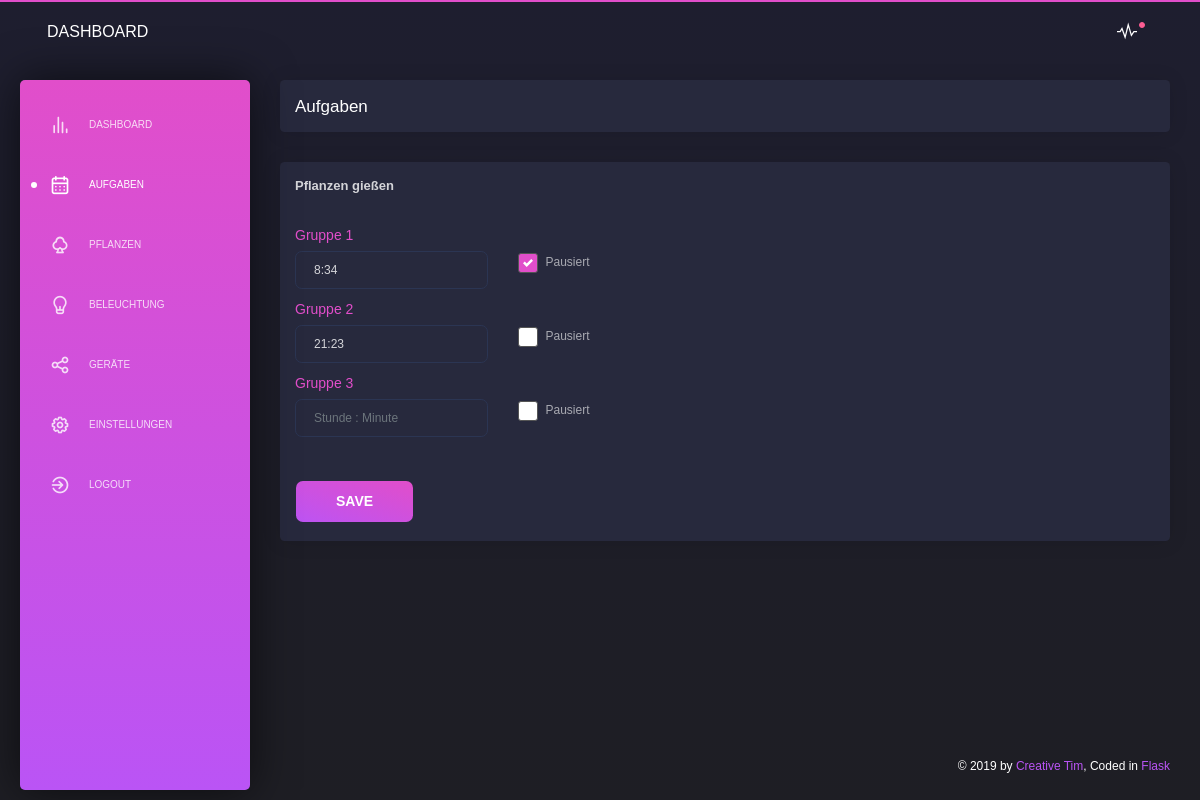
The page /tasks (signed in) on the database its author committed.
### app/database/models.py (models this page shows)
class Scheduler_Tasks(db.Model):
    __tablename__ = 'scheduler_tasks'
    id     = db.Column(db.Integer, primary_key=True, autoincrement = True)
    name   = db.Column(db.String(50), unique=True)
    task   = db.Column(db.String(50))
    hour   = db.Column(db.Integer)
    minute = db.Column(db.Integer)
    pause  = db.Column(db.String(50))

### app/sites/tasks.py (the view, shortened to what this page needs)
@app.route('/tasks', methods=['GET', 'POST'])
@login_required
@permission_required
def tasks():
    error_message_change_settings_plants   = []
    success_message_change_settings_plants = []
    plants_group_1 = GET_SCHEDULER_TASK_BY_NAME("plants_group_1")
    plants_group_2 = GET_SCHEDULER_TASK_BY_NAME("plants_group_2")
    plants_group_3 = GET_SCHEDULER_TASK_BY_NAME("plants_group_3")
    data = {'navigation': 'tasks', 'notification': ''}
    return render_template('layouts/default.html',
                            data=data,
                            content=render_template( 'pages/tasks.html',
                                                    error_message_change_settings_plants=error_message_change_settings_plants,
                                                    success_message_change_settings_plants=success_message_change_settings_plants,
                                                    plants_group_1=plants_group_1,
                                                    plants_group_2=plants_group_2,
                                                    plants_group_3=plants_group_3,
                                                    )
                           )

### app/database/models.py (called while the page is built)
def GET_SCHEDULER_TASK_BY_NAME(name):
    for task in Scheduler_Tasks.query.all():
        if task.name.lower() == name.lower():
            return task

def GET_USER_BY_ID(id):
    return User.query.get(int(id))

### app/sites/index.py (called while the page is built)
@login_manager.user_loader
def load_user(user_id):
    return GET_USER_BY_ID(user_id)

### app/sites/tasks.py (called while the page is built)
def permission_required(f):
    @wraps(f)
    def wrap(*args, **kwargs):
        try:
            if current_user.role == "administrator":
                return f(*args, **kwargs)
            else:
                return redirect(url_for('logout'))
        except Exception as e:
            print(e)
            return redirect(url_for('logout'))
    return wrap

### app/templates/pages/tasks.html (shortened to what this page needs)
      <div class="content">
        <div class="row">
          <div class="col-md-12">
            <div class="card ">
              <div class="card-header">
                <h4 class="card-title"><b>Aufgaben</b></h4>
              </div>
            </div>
            <div class="card">
              <div class="card-header">
                <h5 class="title">Pflanzen gießen</h5>
              </div>
              <form method="POST">
                <div class="card-body">
                  <div class="row">
                    <div class="col-md-12">
                      <p class="text-primary">Gruppe 1</p>
                      <div class="row justify-content-md-left">
                        <div class="col-sm-3">
                          <div class="form-group">
                            <input type="text" class="form-control" name="set_time_plants_group_1" placeholder="Stunde : Minute"
                             value="{% if plants_group_1.hour != None and plants_group_1.minute != None %}{{ plants_group_1.hour }}:{{ plants_group_1.minute }}{% endif %}" />
                          </div>
                        </div>
                        <div class="col-sm-3">
                          <div class="custom-control custom-checkbox">
                            <label class="custom-control-label" for="checkbox_pause_plants_group_1">Pausiert</label>
                            <br>
                            <br>
                          </div>
                        </div>
                      </div>
                      <p class="text-primary">Gruppe 2</p>
                      <div class="row justify-content-md-left">
                        <div class="col-sm-3">
                          <div class="form-group">
                            <input type="text" class="form-control" name="set_time_plants_group_2" placeholder="Stunde : Minute"
                             value="{% if plants_group_2.hour != None and plants_group_2.minute != None %}{{ plants_group_2.hour }}:{{ plants_group_2.minute }}{% endif %}" />
                          </div>
                        </div>
                        <div class="col-sm-3">
                          <div class="custom-control custom-checkbox">
                            <label class="custom-control-label" for="checkbox_pause_plants_group_2">Pausiert</label>
                            <br>
                            <br>
                          </div>
                        </div>
                      </div>
                      <p class="text-primary">Gruppe 3</p>
                      <div class="row justify-content-md-left">
                        <div class="col-sm-3">
                          <div class="form-group">
                            <input type="text" class="form-control" name="set_time_plants_group_3" placeholder="Stunde : Minute"
                             value="{% if plants_group_3.hour != None and plants_group_3.minute != None %}{{ plants_group_3.hour }}:{{ plants_group_3.minute }}{% endif %}" />
                          </div>
                        </div>
                        <div class="col-sm-3">
                          <div class="custom-control custom-checkbox">
                            <label class="custom-control-label" for="checkbox_pause_plants_group_3">Pausiert</label>
                            <br>
                            <br>
                          </div>
                        </div>
                      </div>
                    </div>
                  </div>
                </div>
                <div class="card-footer">
                  <button type="submit" onclick="window.location.href='/tasks#plants'" name="update_plants_settings" class="btn btn-fill btn-primary">SAVE</button>
                </div>
              </form>
            </div>
          </div>
        </div>
      </div>

### rows shown on the page
Scheduler_Tasks: set_time_plants_group_1 "8:34"
Scheduler_Tasks: set_time_plants_group_2 "21:23"
